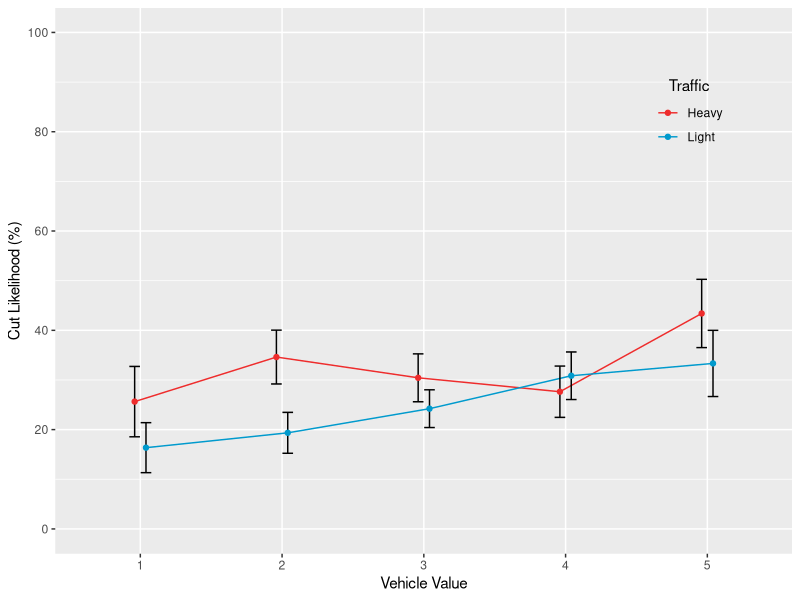
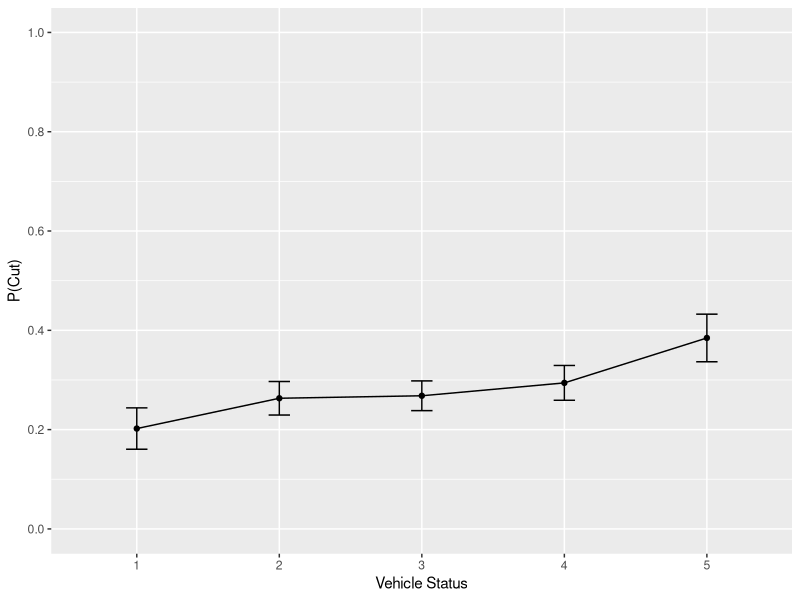
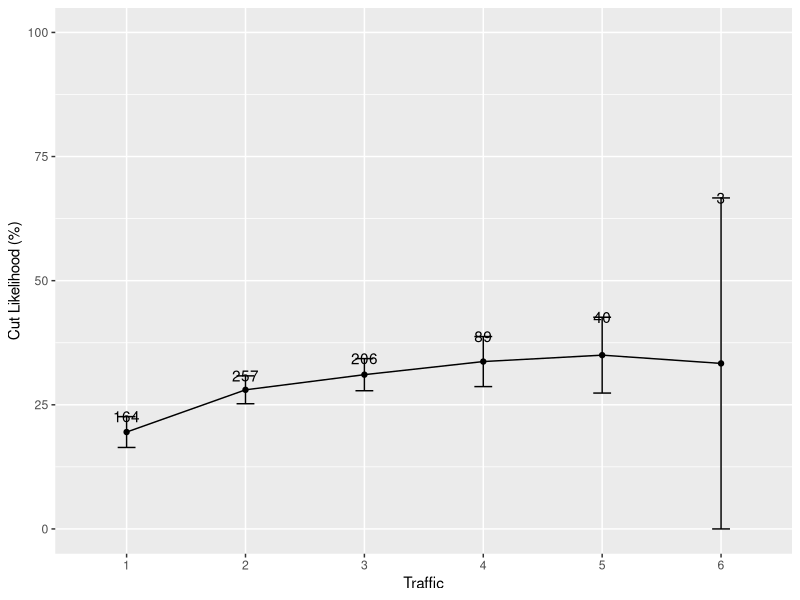
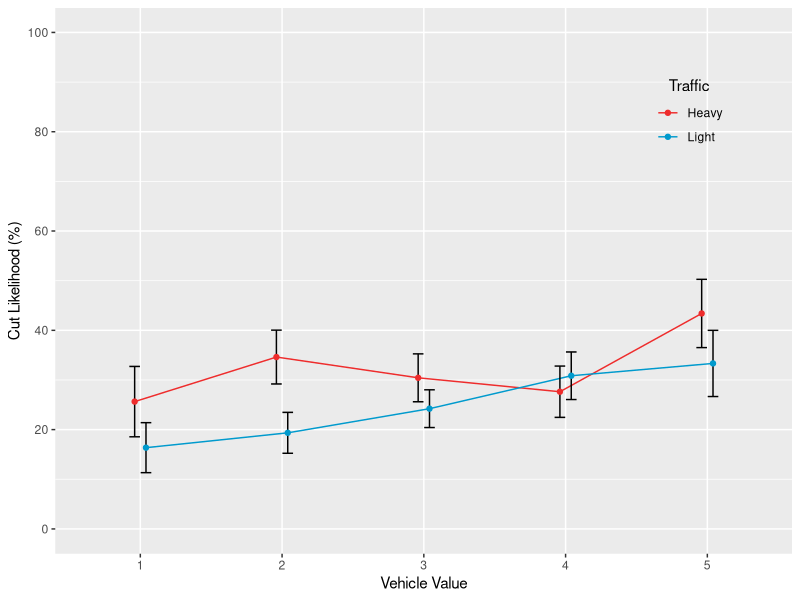
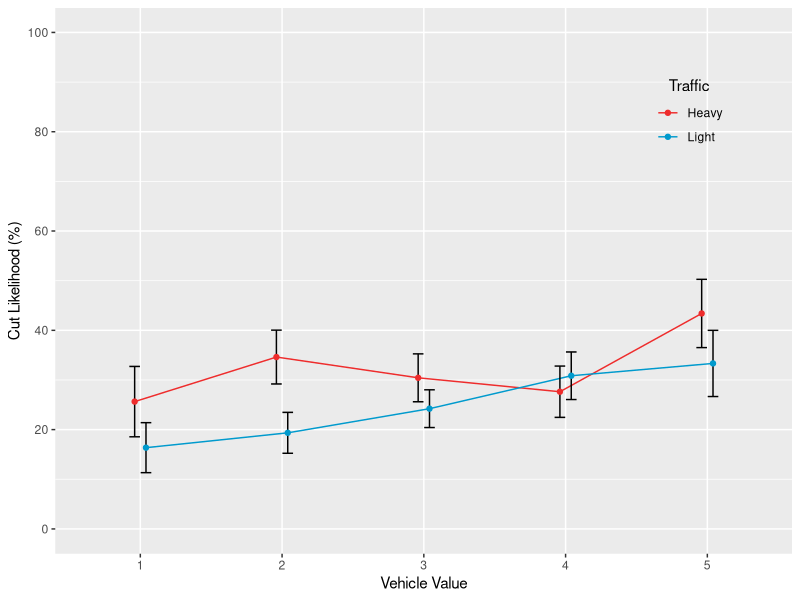
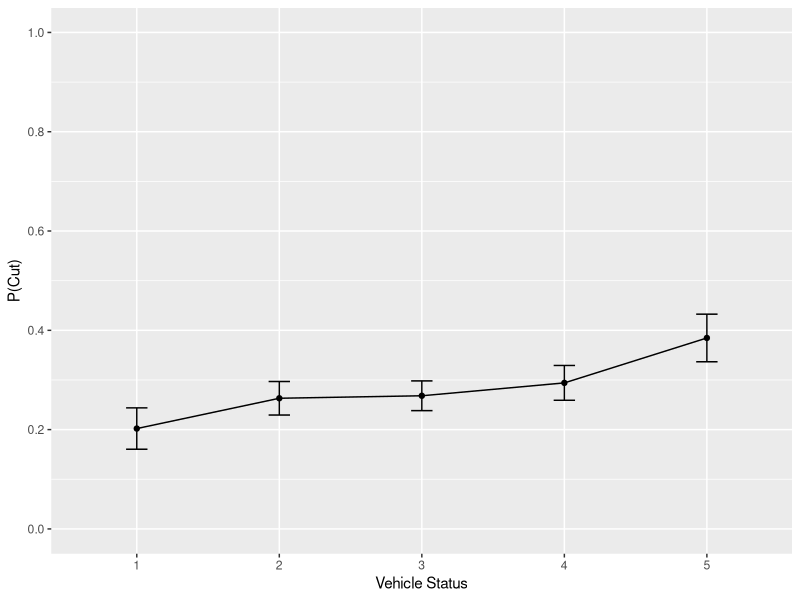
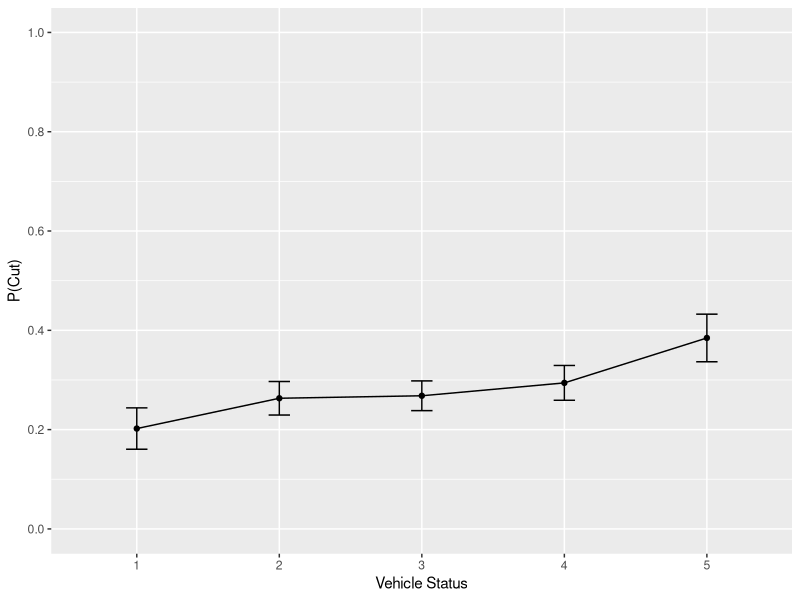
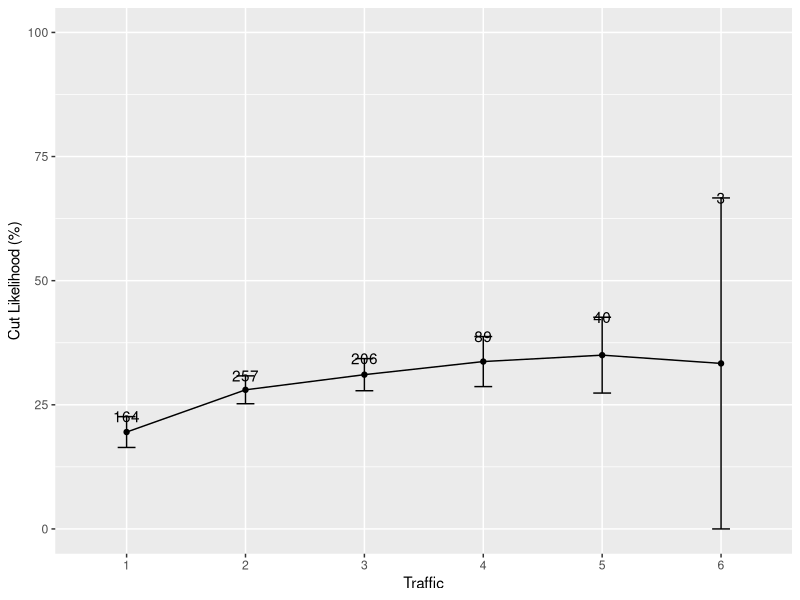

Reproduce these figures in R, in order. (Note: this script raises an error after producing the figures.)
# Author: Jeremy Boyd (jboyd@ucsd.edu)
# Date: May 11, 2015
# Summary: Analysis of HDP 181 Experiment 1B data: effects of driver SES
# on cutting behavior at all-way stops. NOTE: Datapoint me10 was missing its
# time, so I estimated time as being in between datapoints me09 and me11.

# Load libraries
library(ggplot2)
library(plotrix)
library(timeDate)
library(lme4)
library(plyr)
library(gridExtra)
library(dplyr)

# Read in data.
cuts = read.delim('Experiment 1B data 140122.txt', header = TRUE)

################################################################
# CLEAN UP DATA
################################################################

# Make cutoff codes uniform
cuts$cutoff = factor(ifelse((cuts$cutoff == 'no' | cuts$cutoff == 'No' | cuts$cutoff == 'N' | cuts$cutoff == 'n'), 'no', ifelse((cuts$cutoff == 'y' | cuts$cutoff == 'Y' | cuts$cutoff == 'yes' | cuts$cutoff == 'Yes'), 'yes', 'other')))

# Make driverSex codes uniform
cuts$driverSex = factor(ifelse((cuts$driverSex == 'f' | cuts$driverSex == 'F' | cuts$driverSex == 'w'), 'f', ifelse((cuts$driverSex == 'm' | cuts $driverSex == 'M'), 'm', 'other')))

# Exclude datapoints with 'other' in the driverSex, driverAge, traffic, and cutoff columns. This amounts to 19 datapoints, or 2.44% of the data (778 originally - 19 = 759.
cuts = cuts[cuts$driverSex != 'other',]
cuts = cuts[cuts$driverAge != 'other',]
cuts = cuts[cuts$traffic != 'other',]
cuts = cuts[cuts$cutoff != 'other',]

# Drop unused 'other' levels from variables.
cuts$driverSex = cuts$driverSex[, drop = TRUE]
cuts$driverAge = cuts$driverAge[, drop = TRUE]
cuts$traffic = cuts$traffic[, drop = TRUE]
cuts$cutoff = cuts$cutoff[, drop = TRUE]
cuts$vehicleID = cuts$vehicleID[, drop = TRUE]

# Make driverAge and traffic numeric
cuts$driverAge = as.numeric(cuts$driverAge)
cuts$traffic = as.numeric(cuts$traffic)

# Make zip code categorical
cuts$zip = factor(cuts$zip)

# Recode time as hours past midnight
cuts$time2 = difftime(timeDate(as.character(cuts$time), format = '%H:%M:%S' ), timeDate('00:00:00', format = '%H:%M:%S'))

# Recode cutoff as numeric: 1 for yes; 0 for no.
cuts$cutoff2 = as.numeric(ifelse(cuts$cutoff == 'yes', 1, 0))

################################################################
# SUMMARIZE USING FIGURES
################################################################

# Interaction of vehicleStatus and traffic, with traffic coded as low (1-2) vs. high (3-6). This gives us 421 datapoints in the low category (55%), and 338 in the high category (45%).
cuts$traffic2 = factor(ifelse(cuts$traffic <= 2, 'low', 'high'))
cuts.sum4 = ddply(cuts, c('vehicleStatus', 'traffic2'), summarise, mean = mean(cutoff2) * 100, se = std.error(cutoff2) * 100)
pd <- position_dodge(0.16)
ggplot(cuts.sum4, aes(x = factor(vehicleStatus), y = mean, color = traffic2, group = traffic2)) + geom_line(position = pd) + geom_errorbar(aes(ymax = mean + se, ymin = mean - se), color = 'black', width = .15, position = pd) + geom_point(position = pd) + scale_x_discrete(name = 'Vehicle Value') + scale_y_continuous(name = 'Cut Likelihood (%)', limits = c(0, 100), breaks = seq(0, 100, 20)) + scale_color_manual(name = 'Traffic', labels = c('Heavy', 'Light'), values = c('firebrick2', 'deepskyblue3')) + theme(legend.position = c(.86, .807), legend.background = element_rect(fill = "transparent"), legend.key = element_rect(fill = "transparent", color = "transparent"), legend.title.align = .5)

# Create png and pdf versions of the figure.
ggsave(filename = 'vehicleStatusByTraffic.png', width = 3.5, height = 3, dpi = 400)
ggsave(filename = 'vehicleStatusByTraffic.pdf', width = 3.5, height = 3)

# Figure of vehicleStatus predicting proportion of cuts.
cuts.sum1 = ddply(cuts, 'vehicleStatus', summarise, mean = mean(cutoff2), se = std.error(cutoff2))
cuts.sum1$group = 'group'
ggplot(cuts.sum1, aes(x = factor(vehicleStatus), y = mean, group = group)) + geom_line() + geom_point() + geom_errorbar(aes(ymax = mean + se, ymin = mean - se), width = .15) + scale_x_discrete(name = 'Vehicle Status') + scale_y_continuous(name = 'P(Cut)', limits = c(0, 1), breaks = seq(0, 1, .2))

# Make png and pdf of figure
ggsave(filename = 'vehicleStatus.png', width = 6, height = 4.5, dpi = 400)
ggsave(filename = 'vehicleStatus.pdf', width = 6, height = 4.5)

# Figure of traffic predicting proportion of cuts.
cuts.sum7 = ddply(cuts, 'traffic', summarise, mean = mean(cutoff2) * 100, se = std.error(cutoff2) * 100, n = length(cutoff2))
cuts.sum7$group = 'group'
ggplot(cuts.sum7, aes(x = factor(traffic), y = mean, group = group)) + geom_line() + geom_point() + geom_errorbar(aes(ymax = mean + se, ymin = mean - se), width = .15) + scale_x_discrete(name = 'Traffic') + scale_y_continuous(name = 'Cut Likelihood (%)', limits = c(0, 100)) + geom_text(aes(label = n, y = mean + se + .06))

# Make png and pdf of figure.
ggsave(filename = 'traffic.png', width = 6, height = 4.5, dpi = 400)
ggsave(filename = 'traffic.pdf', width = 6, height = 4.5)

# Piff's low and high cut numbers: 10-30
# so vehicleStatus 1=10, 2-15, 3=20, 4=25, 5=30
# Make mine like this to center in figure better: 1=30, 2=35, 3=40, 4=45, 5=50
# For no interaction figure, just add/subtract 10 for each value

# Make a prediction figure for no interaction
noInter = data.frame(vehicleStatus = c(1, 1, 2, 2, 3, 3, 4, 4, 5, 5), traffic = c('high', 'low', 'high', 'low', 'high', 'low', 'high', 'low', 'high', 'low'), mean = c(40, 20, 46, 26, 52, 32, 58, 38, 64, 44))
pred1 = ggplot(noInter, aes(x = factor(vehicleStatus), y = mean, color = traffic, group = traffic)) + geom_line() + geom_point() + scale_x_discrete(name = 'Driver SES') + scale_y_continuous(name = 'Cut Likelihood', limits = c(0, 100), breaks = seq(0, 100, 20)) + scale_color_manual(name = 'Traffic', labels = c('Heavy', 'Light'), values = c('firebrick2', 'deepskyblue3')) + theme(axis.text.y = element_blank(), axis.title.y = element_blank(), axis.text.x = element_blank()) +  ggtitle("Ethics")

# Make interaction prediction figure
inter = data.frame(vehicleStatus = c(1, 1, 2, 2, 3, 3, 4, 4, 5, 5), traffic = c('high', 'low', 'high', 'low', 'high', 'low', 'high', 'low', 'high', 'low'), mean = c(30, 30, 40, 32, 50, 34, 60, 36, 70, 38))
pred2 = ggplot(inter, aes(x = factor(vehicleStatus), y = mean, color = traffic, group = traffic)) + geom_line() + geom_point() + scale_x_discrete(name = 'Driver SES') + scale_y_continuous(name = 'Cut Likelihood', limits = c(0, 100), breaks = seq(0, 100, 20)) + scale_color_manual(name = 'Traffic', labels = c('Heavy',  'Light'), values = c('firebrick2', 'deepskyblue3')) + theme(axis.text.y = element_blank(), axis.text.x = element_blank(), legend.position = 'none') + ggtitle("Attention")

# Combine into 1 x 2 plot
pdf('predictions.pdf', width = 7.25, height = 2.3)
grid.newpage()
pushViewport(viewport(layout = grid.layout(1, 200)))
vplayout <- function(x, y) viewport(layout.pos.row = x, layout.pos.col = y)
print(pred2, vp = vplayout(1, 1:87))
print(pred1, vp = vplayout(1, 88:200))
dev.off()

################################################################
# FIGURES/TABLES SUMMARIZING THE DATA
################################################################

# Amount of data at each level of status x traffic.
xtabs(~ vehicleStatus + traffic, cuts)

# Counts and proportions of data based on sex.
xtabs(~ driverSex, cuts)
xtabs(~ driverSex, cuts) / length(cuts$driverSex)

# Counts and proportions of data based on age
xtabs(~ driverAge, cuts)
xtabs(~ driverAge, cuts) / length(cuts$driverAge)

# Set font sizes for figures
fontSize = 3

# Frequency distribution of vehicle status. Shows a median vehicle status of 3 (n = 220).
figA = ggplot(cuts, aes(x = factor(vehicleStatus))) + geom_histogram(binwidth = 1, color = 'black', fill = 'gray50', width = 1) + geom_text(size = fontSize, stat = 'bin', binwidth = 1, aes(y = ..count.., label = sprintf("%.1f%%", ..count.. / 759 * 100)), vjust = -.5) + scale_x_discrete(name = 'Vehicle Value') + scale_y_continuous(name = 'Frequency', limits = c(0, 250), breaks = seq(0, 250, 50)) + ggtitle('A.')

# Frequency distribution of traffic. Shows a median of 2 (n = 257) with decreasing amounts of data after that. Maximum traffic for these data was 6 (n = 3).
figB = ggplot(cuts, aes(x = factor(traffic))) + geom_histogram(binwidth = 1, color = 'black', fill = 'gray50', width = 1) + geom_text(size = fontSize, stat = 'bin', binwidth = 1, aes(y = ..count.., label = sprintf("%.1f%%", ..count.. / 759 * 100)), vjust = -.5) + scale_x_discrete(name = 'Traffic') + scale_y_continuous(name = 'Frequency', limits = c(0, 290), breaks = seq(0, 260, 50)) + ggtitle('B.')

# Frequency distribution of driverSex. Shows 39% of drivers were female, 61% were male.
figC = ggplot(cuts, aes(x = driverSex)) + geom_histogram(binwidth = 1, color = 'black', fill = 'gray50', width = 1)  + geom_text(size = fontSize, stat = 'bin', binwidth = 1, aes(y = ..count.., label = sprintf("%.1f%%", ..count.. / 759 * 100)), vjust = -.5) + scale_x_discrete(name = 'Driver Sex', labels = c('Female', 'Male')) + scale_y_continuous(name = 'Frequency', limits = c(0, 520), breaks = seq(0, 500, 100)) + ggtitle('C.')

# Frequency distribution of driverAge. The majority of drivers (n = 407 were perceived to be between 16-35 years old.
figD = ggplot(cuts, aes(x = factor(driverAge))) + geom_histogram(binwidth = 1, color = 'black', fill = 'gray50', width = 1) + geom_text(size = fontSize, stat = 'bin', binwidth = 1, aes(y = ..count.., label = sprintf("%.1f%%", ..count.. / 759 * 100)), vjust = -.5) + scale_x_discrete(name = 'Driver Age (Years)', labels = c('16-35', '36-55', '56+')) + scale_y_continuous(name = 'Frequency', limits = c(0, 460), breaks = seq(0, 420, 100)) + ggtitle('D.')

# Frequency distribution of time of day. Shows a median from 18:00-18:59 (6-6:59pm), with most data collected between 12:00 and 19:00.
cuts$time3 = as.numeric(cuts$time2)
figE = ggplot(cuts, aes(x = time3)) + geom_histogram(binwidth = 1, color = 'black', fill = 'gray50') + scale_x_continuous(name = 'Time of Day (24-Hour Clock)', limits = c(0, 23), breaks = seq(0, 23, 1)) + scale_y_continuous(name = 'Frequency', limits = c(0, 120), breaks = seq(0, 120, 20)) + ggtitle('E.')

# Arrange all figures in same image file.
pdf('dists.pdf', width = 7.25, height = 6)
grid.newpage()
pushViewport(viewport(layout = grid.layout(3, 2)))
print(figA, vp = vplayout(1, 1))
print(figB, vp = vplayout(1, 2))
print(figC, vp = vplayout(2, 1))
print(figD, vp = vplayout(2, 2))
print(figE, vp = vplayout(3, 1:2))
dev.off()

################################################################
# MIXED MODEL WITH RANDOM EFFECTS FOR RATERS & INTERSECTIONS
################################################################

# Convert time2 to numeric
cuts$time2 <- as.numeric(cuts$time2)

# Make subset with only those variables that will be used in model.
cuts2 <- select(cuts, rater, interID, vehicleStatus, traffic, driverSex, driverAge, time2, cutoff)

# Convert continuous predictors to z-scores using scale(). This is done in an effort to get rid of warnings when I try to fit a glmer model below.
cuts2$vehicleStatus <- scale(cuts2$vehicleStatus)
cuts2$traffic <- scale(cuts2$traffic)
cuts2$driverAge <- scale(cuts2$driverAge)
cuts2$time2 <- scale(cuts2$time2)

# Adjust contrasts to balance driverSex. Male is the default, so the model coefficient will indicate whether males are more/less likely to cut than females.
xtabs(~ driverSex, cuts2) / length(cuts2$rater)
contrasts(cuts2$driverSex) = cbind("Male" = c(-.61, .39))

# Model with maximal random effects structure. Throws multiple convergence warnings.
cuts2.glmer1 <- glmer(cutoff == "yes" ~ vehicleStatus + traffic + vehicleStatus:traffic + driverSex + driverAge + time2 + (1 + (vehicleStatus + traffic + vehicleStatus:traffic + driverSex + driverAge + time2)|rater) + (1 + (vehicleStatus + traffic + vehicleStatus:traffic + driverSex + driverAge + time2)|interID), data = cuts2, family = "binomial")

# Restart from previous fit, but now bumping up the maximum number of iterations and using the bobyqa optimizer for both phases.
ss <- getME(cuts2.glmer1, c("theta","fixef"))
cuts2.glmer2 <- update(cuts2.glmer1, start = ss, control = glmerControl(optimizer = "bobyqa", optCtrl = list(maxfun = 2e6)))

# Calculate 95% CIs for fixed effects parameters using the Wald method. This is required for submissions to the Personality and Social Psychology Bulletin.
ci.wald <- confint(cuts2.glmer2, level = 0.95, method = "Wald", .progress = "txt")

# Print variance-covariance matrix. This is required for submission to Arcchives of Scientific Psychology.
vcov(cuts2.glmer2)
